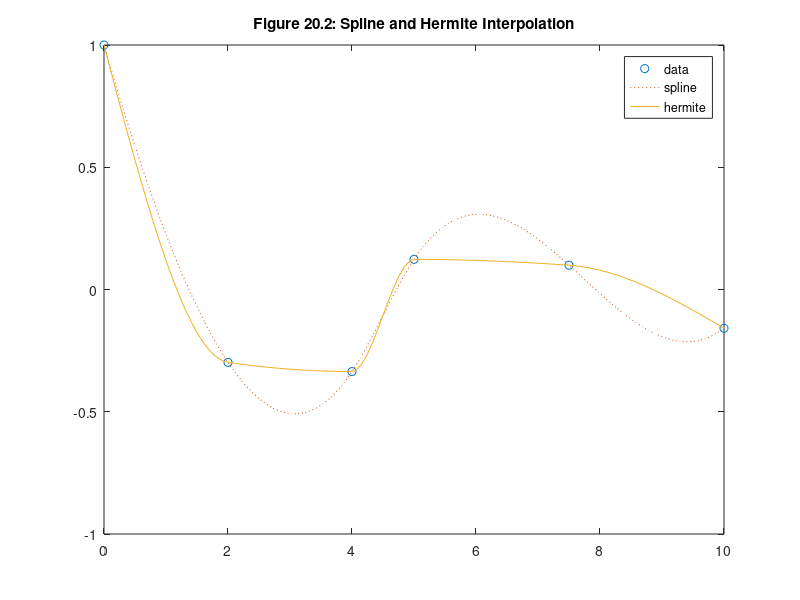

This chart was generated by the following MATLAB code:
% MATLAB Script: SplineVsPchip.m
% The script below demonstrates the similarities and differences between
% spline and pchip

x = [0 2 4 5 7.5 10]; % sample data
y = exp(-x/6).*cos(x);

cs = spline(x,y);  % cubic spline
ch = pchip(x,y);   % cubic Hermite

xi = linspace(0,10);
ysi = ppval(cs,xi);  % interpolate spline
yhi = ppval(ch,xi);  % interpolate Hermite

plot(x,y,'o',xi,ysi,':',xi,yhi)
legend('data','spline','hermite')
title('Figure 20.2: Spline and Hermite Interpolation')
